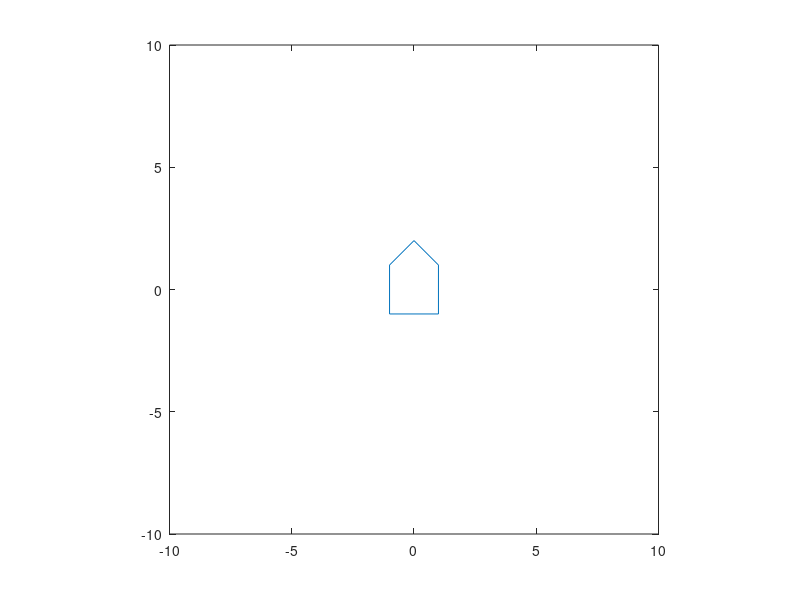

Source code (MATLAB): (Note: this script raises an error after producing the figure.)
clear; close all; clc;
vehi= [0,1,1,-1,-1,0;2,1,-1,-1,1,2];
plot(vehi(1,:),vehi(2,:));
axis equal;axis([-10,10,-10,10]);
[x,y]=ginput(1);
hold on;plot(x,y,'p');hold off;
[x1,y1]=ginput(1);
hold on;plot([x,x1],[y,y1]);hold off;
theta=atan2(y1-y,x1-x)-pi/2;
R=[cos(theta),-sin(theta);sin(theta),cos(theta)];
newvehi=R*vehi;
hold on;plot(newvehi(1,:)+x,newvehi(2,:)+y);hold off;

big;